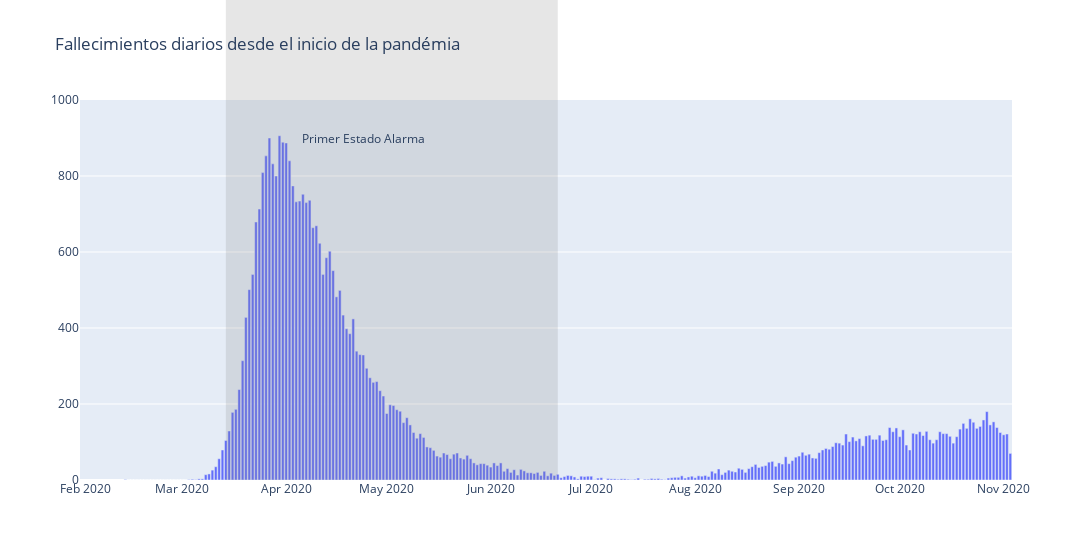

Notebook code cell kept with this figure:
### Markdown cell above
El siguiente paso es el número de fallecidos. A continuación se muestra la evolución del número de fallecidos diario diagnosticados con COVID desde el inicio de la pandémia:

### Code cell
fig = go.Figure(data=[go.Bar(x=spain['fecha'], y=spain['deceased'])], layout=go.Layout(title=go.layout.Title(text='Fallecimientos diarios desde el inicio de la pandémia')))
fig.update_yaxes(range=[0,1000])
fig.add_vrect(x0='2020-03-14', x1='2020-06-21', y1=1000, line_width=0, fillcolor='grey', opacity=0.2)
fig.add_annotation(text='Primer Estado Alarma', hovertext='Periodo de declaración del primer Estado de Alarma de la pandémia', x='2020-04-24', y=900, showarrow=False)
fig.update_layout(width=1200)
fig.show()

### Figure 1 — Plotly figure (JSON) as saved in the notebook; plotly's stock layout.template omitted (floating-point values rounded to 4 significant figures; data arrays with more than 128 entries replaced by an {"elided": "..."} marker saying what was removed)
{"data": [{"type": "bar", "x": {"elided": "278 str values"}, "y": {"elided": "278 int values"}}], "layout": {"annotations": [{"hovertext": "Periodo de declaración del primer Estado de Alarma de la pandémia", "showarrow": false, "text": "Primer Estado Alarma", "x": "2020-04-24", "y": 900}], "shapes": [{"fillcolor": "grey", "line": {"width": 0}, "opacity": 0.2, "type": "rect", "x0": "2020-03-14", "x1": "2020-06-21", "xref": "x", "y0": 0, "y1": 1000, "yref": "y domain"}], "title": {"text": "Fallecimientos diarios desde el inicio de la pandémia"}, "width": 1200, "yaxis": {"range": [0, 1000]}}}
